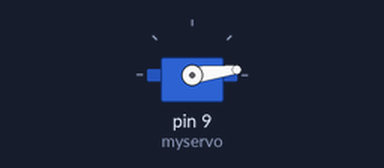
Recording of a sketch running on a simulated Arduino Uno, built with avr-gcc and run on an emulated ATmega328P. Shown: servo.

Above: at 0.05 s.
At 0.25 s:
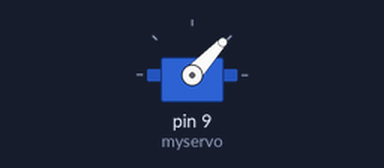
At 0.45 s:
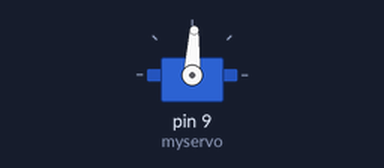
At 0.9 s:
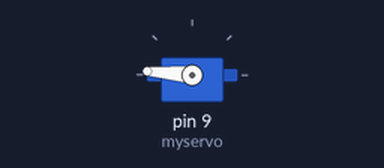
Timing chart, 0 to 3.0 s (numbered marks = the images above):
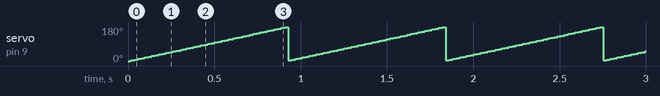

The sketch:

motor.ino
```cpp
#include <Servo.h>
Servo myservo;
void setup() {
  // put your setup code here, to run once:
myservo.attach(9);

}

void loop() {
  // put your main code here, to run repeatedly:
  for(int i=0;i<180;i++){
    myservo.write(i);
    delay(5);
    }


}
```

Measured:
- by itself, servo on pin 9 (myservo): ramps from 3° to 179° and jumps back, once every 0.91 s
